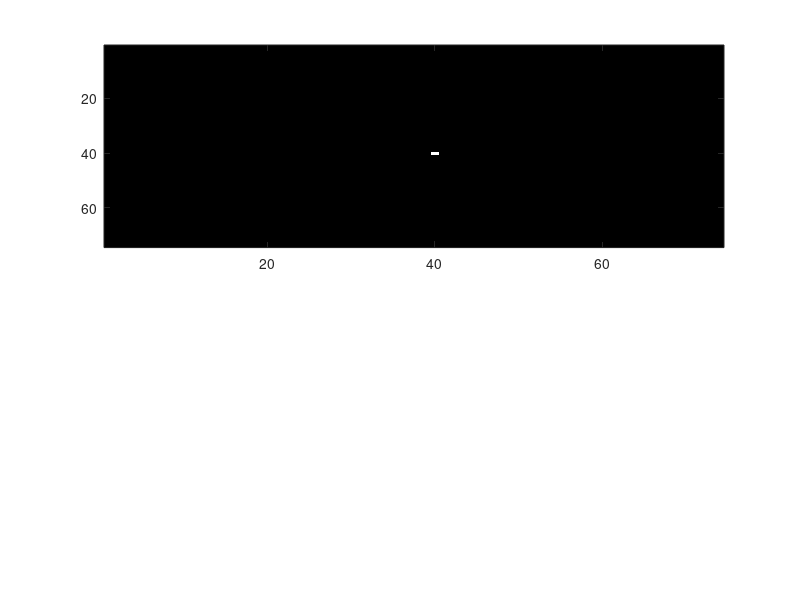

MATLAB code to generate this figure: (Note: this script raises an error after producing the figure.)
close all;
clear all;

drawThings = true;
energyCalc = true;
plotPropagation = false;
if plotPropagation 
    figure('Position', [440 585 815 213])
end
drawSpeed = 1;
%% Initialise variables
fs = 44100;         % Sample rate [Hz]
k = 1 / fs;         % Time step [s]
lengthSound = 500;   % Length of the simulation (1 second) [samples]             

rho = 7850;
H =  0.005;
T = 10000;
E = 2e11;
nu = 0.3;
sig0 = 1;
sig1 = 0.005;
cSq = T / (rho * H);
Dparam = E * H^3/ (12*(1-nu^2));
kappaSq = Dparam / (rho * H); % Stiffness coefficient [m/s]

Lx = 2;               % Length in x direction [m]
Ly = 2;                 % Length in y direction [m]

h = sqrt(cSq * k^2 + 4 * sig1 * k + sqrt((cSq * k^2 + 4 * sig1 * k)^2 + 16 * kappaSq * k^2));    % Grid spacing [m] (from CFL condition)
Nx = floor(Lx/h);       % Number of intervals between grid points
Ny = floor(Ly/h);       % Number of intervals between grid points
h = min(Lx/Nx, Ly/Ny);  % Recalculation of grid spacing based on integer N

lambdaSq = cSq * k^2 / h^2;
muSq = kappaSq * k^2 / h^4; % Courant number squared
h = min(Lx/Nx, Ly/Ny);  % Recalculation of grid spacing based on integer N
% Boundary conditions ([C]lamped or [S]imply supported)
bc = "S";

% Prepare Dxx matrix
if bc == "S"
    Nxu = Nx - 1;
    Nyu = Ny - 1;
    Dxx = toeplitz([-2, 1, zeros(1, Nxu-2)]);
    Dyy = toeplitz([-2, 1, zeros(1, Nyu-2)]);
    DxxEn = toeplitz([-2, 1, zeros(1, Nxu)]);
    DyyEn = toeplitz([-2, 1, zeros(1, Nyu)]);
    DEn = kron(speye(Nx+1), DyyEn) + kron(DxxEn, speye(Ny+1));
    DEn = DEn / h^2;
% elseif bc == "C"
%     Nxu = Nx - 3;
%     Nyu = Ny - 3;
end    

D = kron(speye(Nxu), Dyy) + kron(Dxx, speye(Nyu));
D = D / h^2;
DD = D*D;

Nu = Nxu * Nyu;
    
%% Initialise state vectors (one more grid point than the number of intervals)
uNext = zeros(Nu, 1); 
u = zeros(Nu, 1);

%% Initial conditions (raised cosine)
% halfWidth = floor(min(Nx, Ny) / 10);
halfWidth = 1;
width = 2 * halfWidth + 1;
% xLoc = floor(0.25 * Nx);
% yLoc = floor(0.5 * Ny);
xLoc = 40;
yLoc = 40;
xRange = xLoc-halfWidth : xLoc+halfWidth;
yRange = yLoc-halfWidth : yLoc+halfWidth;

rcMat = zeros(Nyu, Nxu);
rcMat(yRange, xRange) = 1 * hann(width) * hann(width)';
u = reshape(rcMat, Nu, 1); % initialise current state  

% Set initial velocity to zero
uPrev = u;

% Output location and scaling of boundary points for energy
xOut = 0.45;
yOut = 0.25;
outLoc = round((xOut + yOut * Nyu) * Nxu);

out = zeros(lengthSound, 1);

kinEnergy = zeros(lengthSound, 1);
potEnergy = zeros(lengthSound, 1);
totEnergy = zeros(lengthSound, 1);

reshapedUPrev = reshape(uPrev, Nyu, Nxu);

Amat = speye(Nu) * (1 + sig0 * k);
B = 2 * speye(Nu) + cSq * k^2 * D - kappaSq * k^2 * DD + 2 * sig1 * k * D;
C = -(1-sig0 * k) * speye(Nu) - 2 * sig1 * k * D;

firstPlot = true;
N = Nu-1;
% [phi, lamb] = eig(full(D), 'vector');
% 
plotDampingAgainstFrequency = true;
% plotModalAnalysis;
percentCounter = 0;
nCounter = 0;
zeroU = zeros(Ny+1, Nx+1);
zeroUPrev = zeros(Ny+1, Nx+1);

qTot = 0;
plotNum = 1
%% Simulation loop
for n = 1:lengthSound
    
    %% Update equation
    uNext = Amat \ B * u + Amat \ C * uPrev;
    
    if energyCalc || drawThings
        reshapedU = reshape(u, Nyu, Nxu);
    end
    
    if energyCalc
        %% Energy
        kinEnergy(n) = rho * H / 2 * h^2 * sum((1/k * (u-uPrev)).^2);
        
%         zeroU(2:end-1, 2:end-1) = reshapedU;
%         zeroUPrev(2:end-1, 2:end-1) = reshapedUPrev;
%         uEn = reshape(zeroU, (Nx+1) * (Ny+1), 1);
%         uPrevEn = reshape(zeroUPrev, (Nx+1) * (Ny+1), 1);
        potEnergy(n) = T/2 * (sum(sum( ...
                ([zeros(Nyu, 1), reshapedU] - [reshapedU, zeros(Nyu, 1)]) ...
                .* ([zeros(Nyu, 1), reshapedUPrev] - [reshapedUPrev, zeros(Nyu, 1)]))) ...
                + sum(sum(([zeros(1, Nxu); reshapedU] - [reshapedU; zeros(1, Nxu)]) ...
                .* ([zeros(1, Nxu); reshapedUPrev] - [reshapedUPrev; zeros(1, Nxu)])))) ...
                + Dparam * h^2 / 2 * sum((D * u) .* (D * uPrev));
        q0(n) = 2 * sig0 * rho * H * h^2 * sum((1/(2*k) * (uNext - uPrev)).^2);
        q1(n) = -2 * sig1 * rho * H * h^2 * sum(1/(2*k) * (uNext - uPrev)...
            .* (1/k * (D * u - D * uPrev)));
        idx = n - (1 * (n~=1));
        qTot = qTot + k * (q0(idx) + q1(idx));

        totEnergy(n) = kinEnergy(n) + potEnergy(n) + qTot;

        out(n) = u(outLoc);
         
    end
    if drawThings && (mod(n, drawSpeed) == 0 || (plotPropagation && (n == 1 || n == 101 || n == 201)))
        
        if energyCalc
            subplot(211)
        end
        
        if plotPropagation
            subplot(1,3,plotNum)
        end
        imagesc(reshapedU);
        ax = gca;
        colormap gray;
        ax.CLim = [-0.5, 0.5];
        if plotPropagation
            plotNum = plotNum + 1;
            pause
        end
       
        if energyCalc
            subplot(212)
            hold off;
%             plot(kinEnergy(1:n))
%             hold on;
%             plot(potEnergy(1:n))
            plot(totEnergy(1:n) / totEnergy(1)  - 1)
        end
        drawnow;
    end
    % Update system states
    uPrev = u;
    u = uNext;
    if energyCalc
        reshapedUPrev = reshapedU;
    end
    
    if n > lengthSound * nCounter / 100
        percentCounter = percentCounter + 1;
        nCounter = nCounter + 1;
        disp((percentCounter) + "% done")
    end
end

plotEnergy;